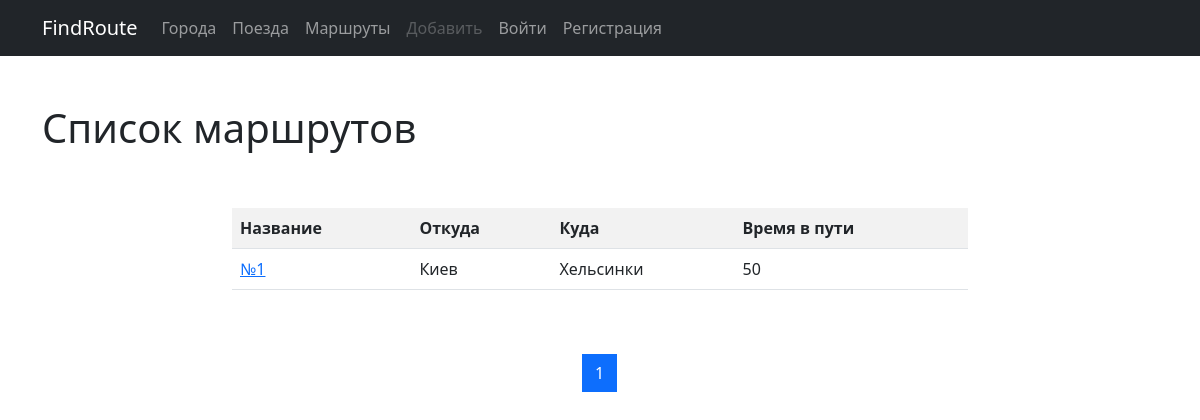
/list/, run on an earlier commit of the app's database.
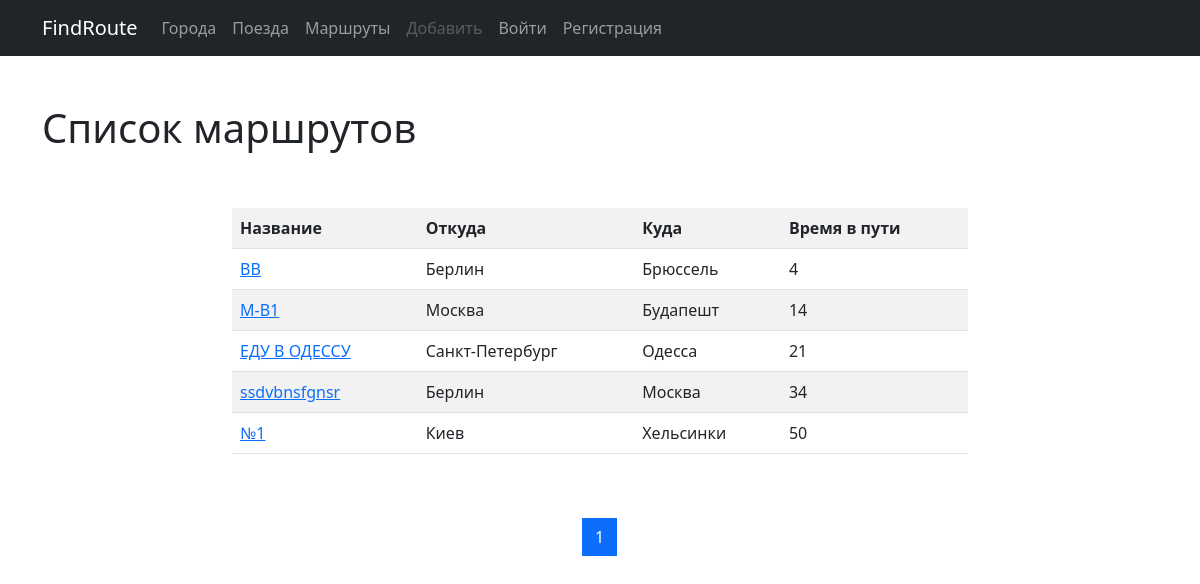
And on a later commit of the database.
### routes/models.py (models this page shows, shortened)
class Route(models.Model):
    name = models.CharField(max_length=50, unique=True,
                            verbose_name='Название маршрута')
    travel_times = models.PositiveSmallIntegerField(verbose_name='Общее время в пути')
    from_city = models.ForeignKey(City, on_delete=models.CASCADE,
                                  related_name='route_from_city_set',
                                  verbose_name='Город отправления')
    to_city = models.ForeignKey('cities.City', on_delete=models.CASCADE,
                                related_name='route_to_city_set',
                                verbose_name='Город прибытия')
    trains = models.ManyToManyField('trains.Train', verbose_name='Список поездов')
    class Meta:
        verbose_name = 'Маршрут'
        verbose_name_plural = 'Маршруты'
        ordering = ['travel_times']

### cities/models.py (models this page shows, shortened)
class City(models.Model):
    name = models.CharField(max_length=100, unique=True, verbose_name='Название города')
    def __str__(self):
        return self.name
    class Meta:
        verbose_name = 'Город'
        verbose_name_plural = 'Города'
        ordering = ['name']

### routes/views.py (the view)
# urls.py: path('list/', RouteListView.as_view(), name='list'),
class RouteListView(ListView):
    paginate_by = 5
    model = Route
    template_name = 'routes/list.html'

### routes/templates/routes/list.html (shortened to what this page needs)
{% extends 'base.html' %}
{% block content %}
    <h1>Список маршрутов</h1>
    <div class="row">
        <div class="col-md-8 mx-auto my-5">
            <table class="table table-striped">
                <tr>
                    <th>Название</th>
                    <th>Откуда</th>
                    <th>Куда</th>
                    <th>Время в пути</th>
                </tr>
                {% for object in page_obj %}
                    <tr>
                        <td><a href="{% url 'detail' pk=object.pk %}">{{ object.name }}</a></td>
                        <td>{{ object.from_city }}</td>
                        <td>{{ object.to_city }}</td>
                        <td>{{ object.travel_times }}</td>
                    </tr>
                {% endfor %}
            </table>
        </div>
    </div>
    <nav aria-label="Page navigation example">
        <ul class="pagination justify-content-center">
            {% for page in page_obj.paginator.page_range %}
                <li class="page-item {% if page == page_obj.number %} active {% endif %}">
                    <a class="page-link" href="?page={{ page }}">{{ page }}
                    </a>
                </li>
            {% endfor %}
        </ul>
    </nav>
{% endblock %}

What changed in the data, as far as the page shows it:
added Route: name "BB", from_city "Берлин", to_city "Брюссель", travel_times "4"
added Route: name "M-B1", from_city "Москва", to_city "Будапешт", travel_times "14"
added Route: name "ЕДУ В ОДЕССУ", from_city "Санкт-Петербург", to_city "Одесса", travel_times "21"
added Route: name "ssdvbnsfgnsr", from_city "Берлин", to_city "Москва", travel_times "34"
